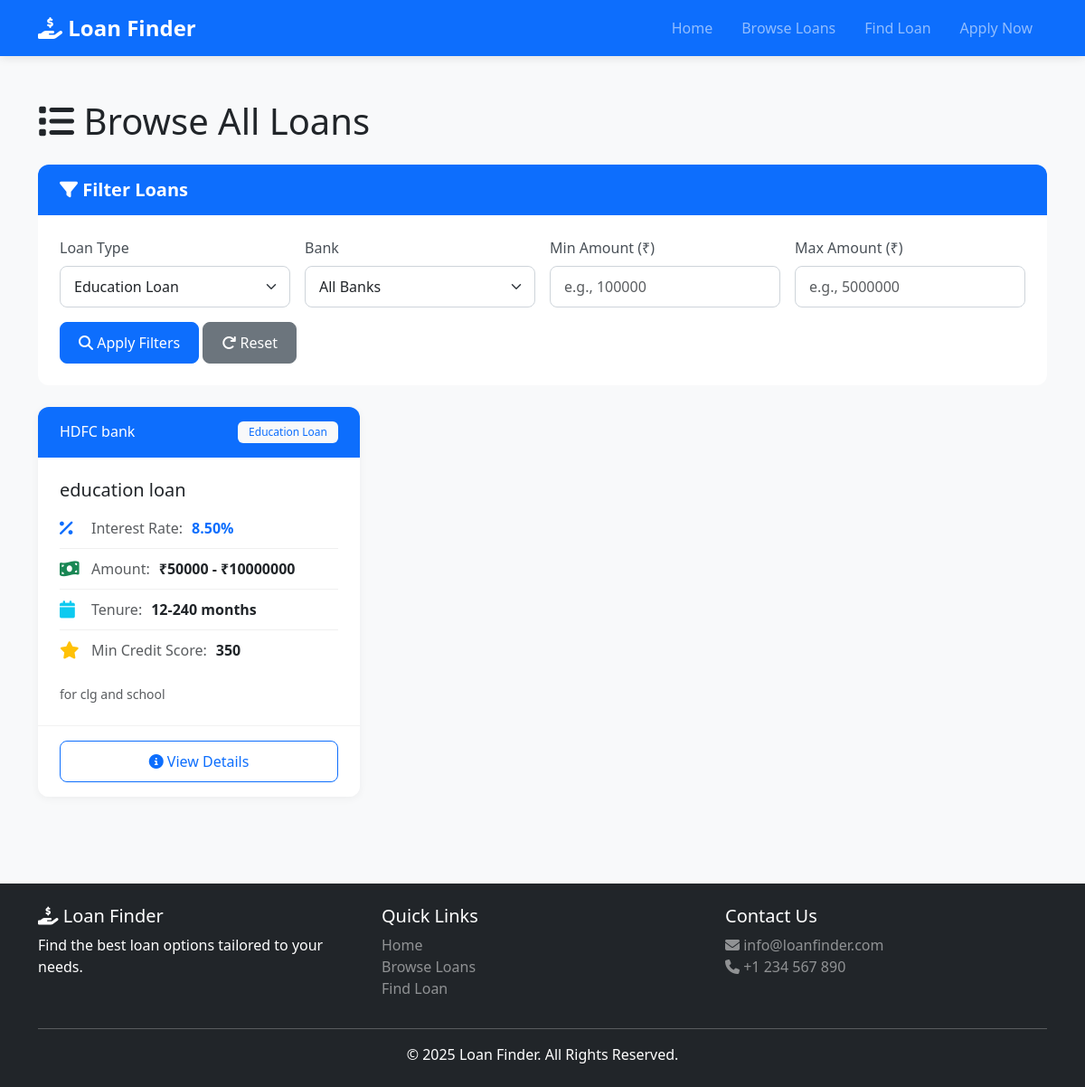
Page /loans/?loan_type=education on the committed database.
### loans/models.py (models this page shows, shortened)
class Loan(models.Model):
    LOAN_TYPES = [
        ('home', 'Home Loan'),
        ('education', 'Education Loan'),
        ('personal', 'Personal Loan'),
        ('car', 'Car Loan'),
        ('business', 'Business Loan'),
    ]
    bank = models.ForeignKey(Bank, on_delete=models.CASCADE, related_name='loans')
    loan_type = models.CharField(max_length=20, choices=LOAN_TYPES)
    loan_name = models.CharField(max_length=200)
    interest_rate = models.DecimalField(max_digits=5, decimal_places=2, validators=[MinValueValidator(0)])
    min_amount = models.DecimalField(max_digits=12, decimal_places=2, validators=[MinValueValidator(0)])
    max_amount = models.DecimalField(max_digits=12, decimal_places=2, validators=[MinValueValidator(0)])
    min_tenure_months = models.IntegerField(validators=[MinValueValidator(1)])
    max_tenure_months = models.IntegerField(validators=[MinValueValidator(1)])
    min_credit_score = models.IntegerField(validators=[MinValueValidator(300), MaxValueValidator(900)])
    processing_fee = models.DecimalField(max_digits=5, decimal_places=2, help_text="Percentage")
    description = models.TextField()
    features = models.TextField(help_text="Comma-separated features")
    created_at = models.DateTimeField(auto_now_add=True)
    updated_at = models.DateTimeField(auto_now=True)
    class Meta:
        ordering = ['interest_rate', 'bank__name']

class Bank(models.Model):
    name = models.CharField(max_length=200)
    logo = models.URLField(blank=True, null=True)
    description = models.TextField(blank=True)
    class Meta:
        ordering = ['name']

### loans/views.py (the view)
# urls.py: path('loans/', views.loan_list, name='loan_list'),
def loan_list(request):
    loans = Loan.objects.all()
    loan_type = request.GET.get('loan_type')
    min_amount = request.GET.get('min_amount')
    max_amount = request.GET.get('max_amount')
    bank_id = request.GET.get('bank')
    if loan_type:
        loans = loans.filter(loan_type=loan_type)
    if min_amount:
        loans = loans.filter(max_amount__gte=min_amount)
    if max_amount:
        loans = loans.filter(min_amount__lte=max_amount)
    if bank_id:
        loans = loans.filter(bank_id=bank_id)
    banks = Bank.objects.all()
    loan_types = Loan.LOAN_TYPES
    context = {
        'loans': loans,
        'banks': banks,
        'loan_types': loan_types,
        'selected_type': loan_type,
        'selected_bank': bank_id,
    }
    return render(request, 'loans/loan_list.html', context)

### loans/templates/loans/loan_list.html (shortened to what this page needs)
{% extends 'loans/base.html' %}
{% block content %}
<div class="container py-5">
    <h1 class="mb-4"><i class="fas fa-list"></i> Browse All Loans</h1>
    <div class="card mb-4">
        <div class="card-header bg-primary text-white">
            <h5 class="mb-0"><i class="fas fa-filter"></i> Filter Loans</h5>
        </div>
        <div class="card-body">
            <form method="GET" action="{% url 'loan_list' %}" id="filterForm">
                <div class="row g-3">
                    <div class="col-md-3">
                        <label class="form-label">Loan Type</label>
                        <select name="loan_type" class="form-select">
                            {% for code, name in loan_types %}
                            <option value="{{ code }}" {% if selected_type == code %}selected{% endif %}>
                                {{ name }}
                            </option>
                            {% endfor %}
                        </select>
                    </div>
                    <div class="col-md-3">
                        <label class="form-label">Bank</label>
                        <select name="bank" class="form-select">
                            <option value="">All Banks</option>
                        </select>
                    </div>
                    <div class="col-md-3">
                        <label class="form-label">Min Amount (₹)</label>
                        <input type="number" name="min_amount" class="form-control" placeholder="e.g., 100000">
                    </div>
                    <div class="col-md-3">
                        <label class="form-label">Max Amount (₹)</label>
                        <input type="number" name="max_amount" class="form-control" placeholder="e.g., 5000000">
                    </div>
                </div>
                <div class="mt-3">
                    <button type="submit" class="btn btn-primary">
                        <i class="fas fa-search"></i> Apply Filters
                    </button>
                    <a href="{% url 'loan_list' %}" class="btn btn-secondary">
                        <i class="fas fa-redo"></i> Reset
                    </a>
                </div>
            </form>
        </div>
    </div>
    <div class="row g-4">
        {% for loan in loans %}
        <div class="col-md-6 col-lg-4">
            <div class="card loan-card h-100">
                <div class="card-header bg-primary text-white d-flex justify-content-between align-items-center">
                    <h6 class="mb-0">{{ loan.bank.name }}</h6>
                    <span class="badge bg-light text-primary">{{ loan.get_loan_type_display }}</span>
                </div>
                <div class="card-body">
                    <h5 class="card-title">{{ loan.loan_name }}</h5>
                    <div class="loan-info mb-3">
                        <div class="info-item">
                            <i class="fas fa-percent text-primary"></i>
                            <span class="text-muted">Interest Rate:</span>
                            <strong class="text-primary">{{ loan.interest_rate }}%</strong>
                        </div>
                        <div class="info-item">
                            <i class="fas fa-money-bill-wave text-success"></i>
                            <span class="text-muted">Amount:</span>
                            <strong>₹{{ loan.min_amount|floatformat:0 }} - ₹{{ loan.max_amount|floatformat:0 }}</strong>
                        </div>
                        <div class="info-item">
                            <i class="fas fa-calendar text-info"></i>
                            <span class="text-muted">Tenure:</span>
                            <strong>{{ loan.min_tenure_months }}-{{ loan.max_tenure_months }} months</strong>
                        </div>
                        <div class="info-item">
                            <i class="fas fa-star text-warning"></i>
                            <span class="text-muted">Min Credit Score:</span>
                            <strong>{{ loan.min_credit_score }}</strong>
                        </div>
                    </div>
                    <p class="card-text text-muted small">{{ loan.description|truncatewords:20 }}</p>
                </div>
                <div class="card-footer bg-white">
                    <a href="{% url 'loan_detail' loan.pk %}" class="btn btn-outline-primary w-100">
                        <i class="fas fa-info-circle"></i> View Details
                    </a>
                </div>
            </div>
        </div>
        {% endfor %}
    </div>
</div>
{% endblock %}

### loans/static/css/style.css (style rules this page uses)
:root { --primary-color: #0d6efd; --secondary-color: #6c757d; --success-color: #198754; --info-color: #0dcaf0; --warning-color: #ffc107; --danger-color: #dc3545; }
body { font-family: 'Segoe UI', Tahoma, Geneva, Verdana, sans-serif; background-color: #f8f9fa; }
.loan-card { transition: all 0.3s ease; border: none; box-shadow: 0 2px 10px rgba(0,0,0,0.05); }
.loan-card .card-header { font-weight: 600; }
.info-item { display: flex; align-items: center; gap: 10px; padding: 10px 0; border-bottom: 1px solid #f0f0f0; }
.info-item:last-child { border-bottom: none; }
.info-item i { font-size: 1.2rem; width: 25px; }
.card-header h5 { font-weight: 600; }
.btn { padding: 10px 20px; font-weight: 500; border-radius: 8px; transition: all 0.3s ease; }
.form-control, .form-select { border-radius: 8px; border: 1px solid #ced4da; padding: 10px 15px; }
.form-label { font-weight: 500; margin-bottom: 8px; color: #495057; }
.badge { padding: 6px 12px; font-weight: 500; border-radius: 6px; }
.loan-card, .loan-type-card { animation: fadeIn 0.5s ease-out; }
.card { border: none; border-radius: 12px; overflow: hidden; }
.card-header { border-bottom: none; padding: 1rem 1.5rem; }
.card-body { padding: 1.5rem; }
.card-footer { padding: 1rem 1.5rem; border-top: 1px solid rgba(0,0,0,0.05); }
.fade-in-up { animation: fadeInUp 0.6s ease-out; }

### rows in the picture
Loan: bank.name "HDFC bank", loan_type "Education Loan", loan_name "education loan", interest_rate "8.50", min_amount "50000", max_amount "10000000", min_tenure_months "12", max_tenure_months "240", min_credit_score "350", description "for clg and school"

### other values in the picture
form field loan_type "Education Loan"
